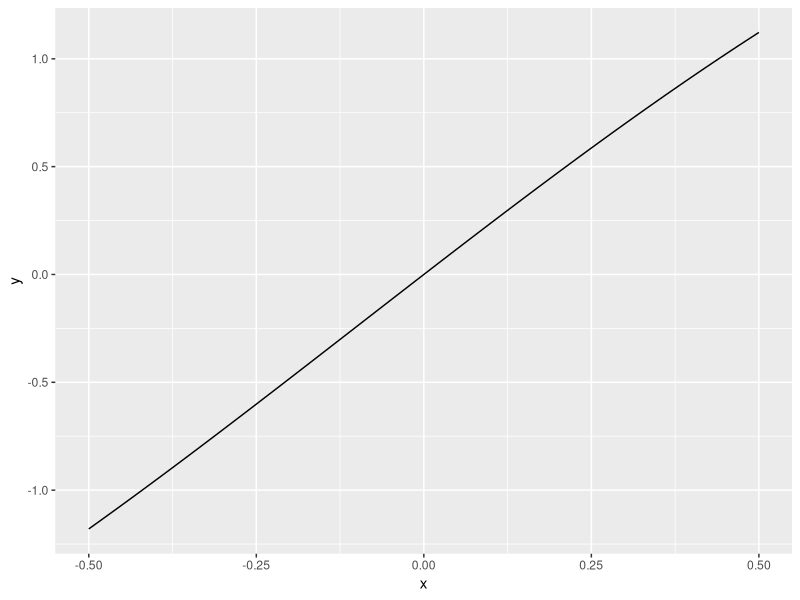
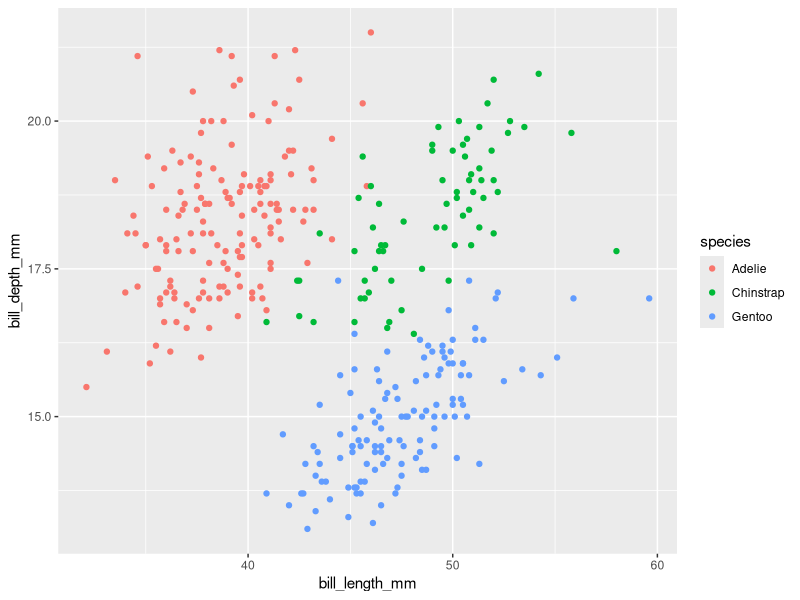
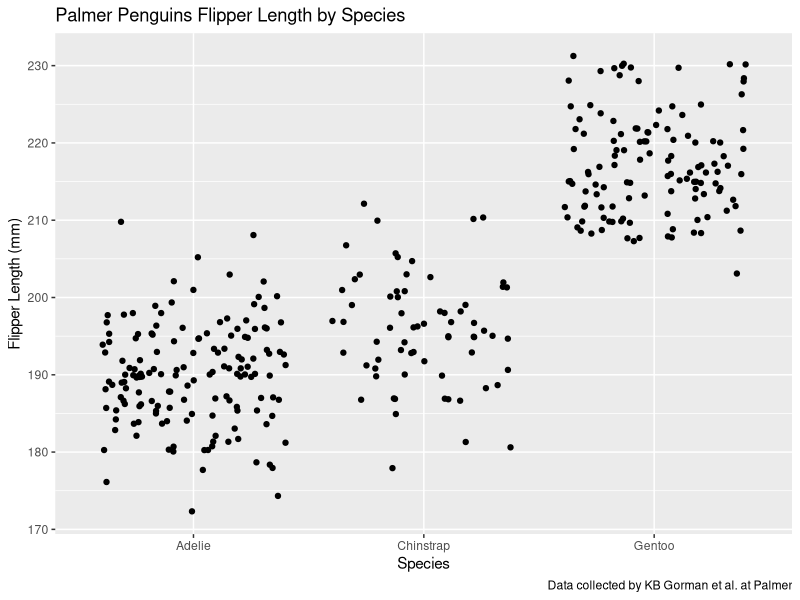
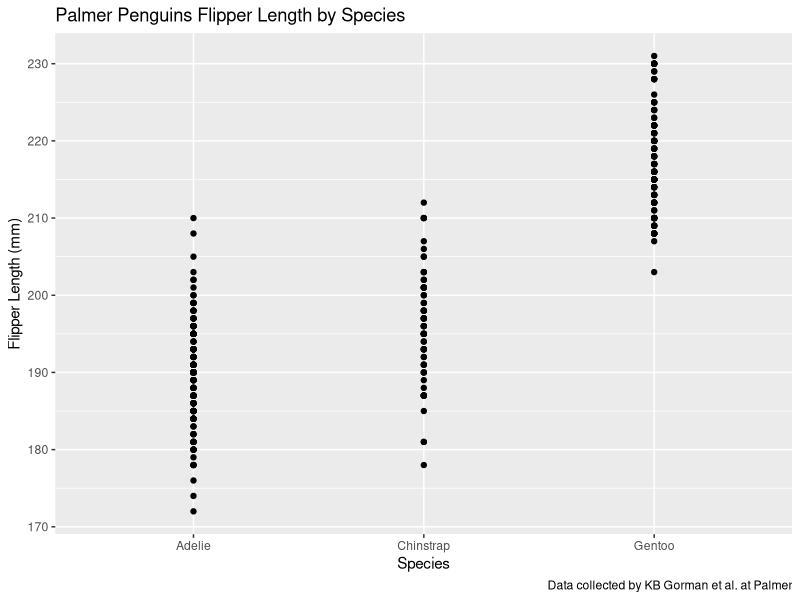

Reproduce these figures in R, in order.
## ---- chunk 1
knitr::opts_chunk$set(echo = TRUE)

library(tidyverse)

library(palmerpenguins)
## ---- chunk 2
fx <- expression(x^2)

df_dx <- D(expr = fx, name = 'x')

x <- 3

eval(expr = df_dx)

## ---- chunk 3
pa <- expression(2*(3*a + 2)^4)

dp_da <- D(expr = pa, name = 'a')
a <- 1.2
eval(expr = dp_da)
## ---- chunk 4
gt <- expression(((-4*t)/(t^2 + 1)^3))

dg_dt <- D(expr = gt, name = 't')

t <- 0

eval(expr = dg_dt)
## ---- chunk 5
gz <- expression(4.6 - 1.9*z^3)

dg_dz <- D(expr = gz, name = 'z')
d2g_d2z <- D(expr = dg_dz, name = 'z')
d2g_d2z
## ---- chunk 6
fxyz <- expression((2*(x^2)*y) - 3*x + 1 + (4*(z^4)*x))

df_dx <- D(expr = fxyz, name = 'x')
df_dx


df_dy <- D(expr = fxyz, name = 'y')
df_dy

df_dz <- D(expr = fxyz, name = 'z')
df_dz
## ---- chunk 7
eq <- function(x){
  (2.4*exp(-0.05*x))*sin(x)
  
}

ggplot(data = data.frame(x = c(-0.5, 0.5)), aes( x = x)) +
  stat_function(fun = eq)
## ---- chunk 8
ggplot(data = penguins, aes(x = bill_length_mm, y = bill_depth_mm)) +
  geom_point(aes(color = species))
## ---- chunk 9
ggplot(data = penguins, aes(x = species, y = flipper_length_mm)) +
  geom_jitter() +
  labs(x = "Species",
       y = "Flipper Length (mm)",
       title = "Palmer Penguins Flipper Length by Species",
       caption = "Data collected by KB Gorman et al. at Palmer")
## ---- chunk 10
ggplot(data = penguins, aes(x = species, y = flipper_length_mm)) +
  geom_point() +
  labs(x = "Species",
       y = "Flipper Length (mm)",
       title = "Palmer Penguins Flipper Length by Species",
       caption = "Data collected by KB Gorman et al. at Palmer")
